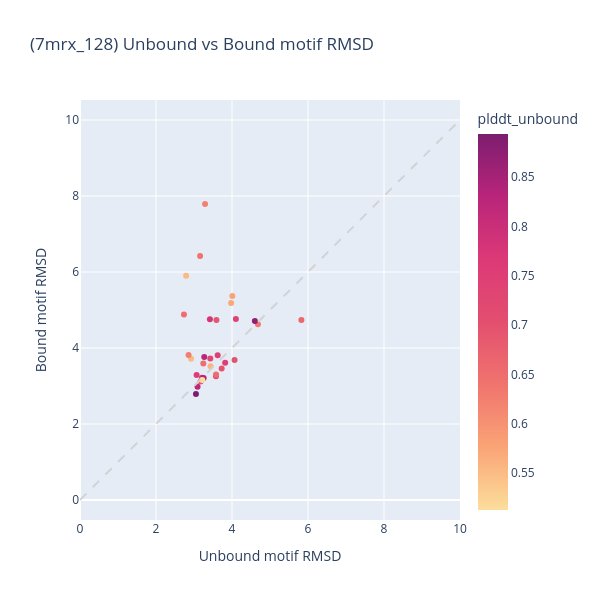
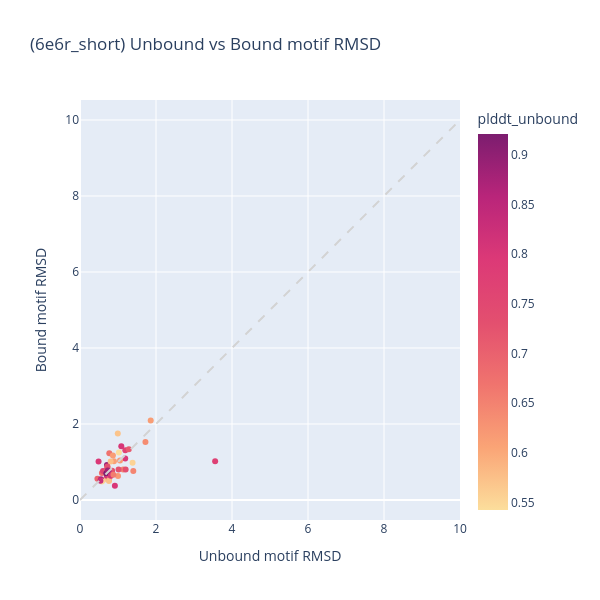
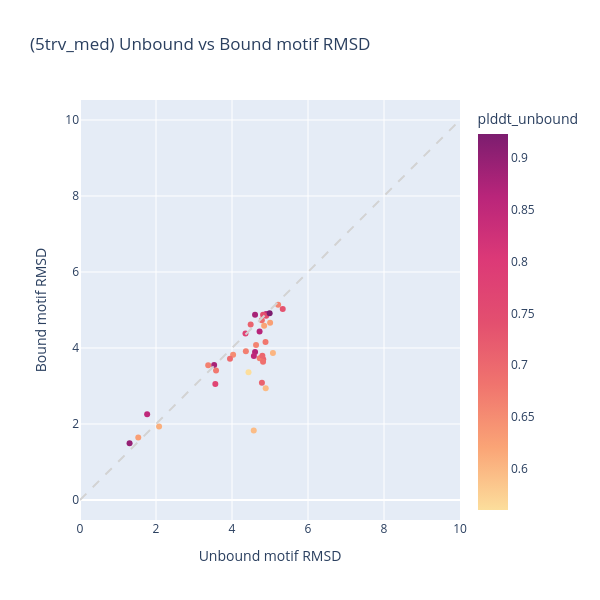
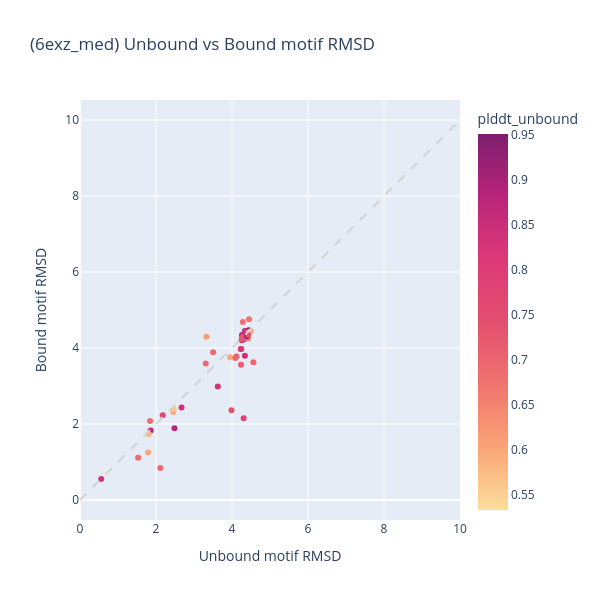

Notebook cell for these charts, in order:
### Markdown cell above
### plot all

### Code cell
for motif in os.listdir(out_dir):
    motif_out_dir = os.path.join(out_dir,motif)
    motif_pdb = f"/data/cb/mihirb14/projects/BoltzDesign1/motifs/{motif}.pdb"
    full, agg = motif_results(motif_out_dir, motif_pdb)
    
    plot_scatter_motifrmsd(agg, motif).show()

### Figure 1 — Plotly figure (JSON) as saved in the notebook; plotly's stock layout.template omitted (floating-point values rounded to 4 significant figures)
{"data": [{"error_x": {"color": "gray", "thickness": 1}, "error_y": {"color": "gray", "thickness": 1}, "hovertemplate": "<b>%{hovertext}</b><br><br>Unbound motif RMSD=%{x}<br>Bound motif RMSD=%{y}<br>plddt_unbound=%{marker.color}<extra></extra>", "hovertext": ["design0", "design1", "design10", "design11", "design12", "design13", "design14", "design15", "design16", "design17", "design18", "design19", "design2", "design20", "design21", "design22", "design23", "design24", "design25", "design26", "design27", "design28", "design29", "design3", "design30", "design4", "design5", "design6", "design7", "design8", "design9"], "legendgroup": "", "marker": {"color": [0.6227, 0.7586, 0.6907, 0.6328, 0.7264, 0.697, 0.8731, 0.7088, 0.7501, 0.8253, 0.7373, 0.5769, 0.693, 0.8035, 0.6419, 0.5721, 0.553, 0.8328, 0.8937, 0.5589, 0.6478, 0.5128, 0.6492, 0.5524, 0.7527, 0.6963, 0.8258, 0.6262, 0.6493, 0.7774, 0.6635], "coloraxis": "coloraxis", "symbol": "circle"}, "mode": "markers", "name": "", "orientation": "v", "showlegend": false, "type": "scatter", "x": [3.291, 3.068, 3.173, 4.683, 3.429, 3.728, 4.601, 3.578, 3.623, 3.094, 4.102, 4.01, 3.591, 3.212, 3.16, 3.976, 2.792, 3.254, 3.051, 3.436, 3.245, 3.218, 2.736, 2.922, 3.82, 4.068, 3.269, 2.857, 3.581, 3.419, 5.827], "xaxis": "x", "y": [7.79, 3.287, 3.116, 4.622, 3.722, 3.461, 4.709, 3.254, 3.811, 2.979, 4.762, 5.369, 4.735, 3.215, 6.419, 5.182, 5.902, 3.212, 2.787, 3.52, 3.592, 3.155, 4.881, 3.714, 3.611, 3.682, 3.764, 3.814, 3.303, 4.756, 4.739], "yaxis": "y"}], "layout": {"coloraxis": {"colorbar": {"title": {"text": "plddt_unbound"}}, "colorscale": [[0, "rgb(252, 222, 156)"], [0.1667, "rgb(250, 164, 118)"], [0.3333, "rgb(240, 116, 110)"], [0.5, "rgb(227, 79, 111)"], [0.6667, "rgb(220, 57, 119)"], [0.8333, "rgb(185, 37, 122)"], [1, "rgb(124, 29, 111)"]]}, "height": 600, "legend": {"tracegroupgap": 0}, "shapes": [{"line": {"color": "lightgray", "dash": "dash"}, "type": "line", "x0": 0, "x1": 50, "y0": 0, "y1": 50}], "title": {"text": "(7mrx_128) Unbound vs Bound motif RMSD"}, "width": 600, "xaxis": {"anchor": "y", "domain": [0, 1], "range": [0, 10], "title": {"text": "Unbound motif RMSD"}}, "yaxis": {"anchor": "x", "domain": [0, 1], "range": [0, 10], "scaleanchor": "x", "title": {"text": "Bound motif RMSD"}}}}

### Figure 2 — Plotly figure (JSON) as saved in the notebook; plotly's stock layout.template omitted (floating-point values rounded to 4 significant figures)
{"data": [{"error_x": {"color": "gray", "thickness": 1}, "error_y": {"color": "gray", "thickness": 1}, "hovertemplate": "<b>%{hovertext}</b><br><br>Unbound motif RMSD=%{x}<br>Bound motif RMSD=%{y}<br>plddt_unbound=%{marker.color}<extra></extra>", "hovertext": ["design0", "design1", "design10", "design11", "design12", "design13", "design14", "design15", "design16", "design17", "design18", "design19", "design2", "design20", "design21", "design22", "design23", "design24", "design25", "design26", "design27", "design28", "design29", "design3", "design30", "design31", "design32", "design33", "design34", "design35", "design36", "design37", "design38", "design39", "design4", "design40", "design41", "design42", "design43", "design44", "design45", "design46", "design47", "design5", "design6", "design7", "design8", "design9"], "legendgroup": "", "marker": {"color": [0.7682, 0.7956, 0.7989, 0.8911, 0.5539, 0.6911, 0.8542, 0.7988, 0.6784, 0.6466, 0.5706, 0.621, 0.8656, 0.7732, 0.8033, 0.7739, 0.6711, 0.7314, 0.8168, 0.8, 0.7559, 0.7186, 0.6114, 0.618, 0.5741, 0.8558, 0.7772, 0.6397, 0.7321, 0.7088, 0.7113, 0.5486, 0.5423, 0.7328, 0.6458, 0.7269, 0.6876, 0.5757, 0.921, 0.807, 0.8855, 0.8289, 0.6144, 0.6152, 0.571, 0.6204, 0.6572, 0.6363], "coloraxis": "coloraxis", "symbol": "circle"}, "mode": "markers", "name": "", "orientation": "v", "showlegend": false, "type": "scatter", "x": [1.193, 0.7476, 1.19, 0.7102, 1.384, 0.4584, 0.6973, 0.4883, 0.5766, 1.137, 0.6107, 1.053, 0.5518, 0.6055, 1.087, 3.557, 0.7709, 0.8457, 0.7059, 0.918, 0.7908, 0.7987, 0.8932, 0.7653, 0.762, 0.7505, 0.7267, 0.7229, 0.7217, 0.6949, 1.284, 0.5761, 1.023, 1.2, 1.403, 1.014, 0.7282, 0.8065, 0.6932, 0.8113, 0.7311, 0.5375, 0.8662, 1.861, 0.9946, 1.001, 0.8787, 1.722], "xaxis": "x", "y": [1.309, 0.6076, 1.095, 0.9202, 0.9817, 0.5571, 0.7887, 1.011, 0.7102, 0.8056, 0.5274, 1.039, 0.5461, 0.7634, 1.417, 1.021, 1.228, 0.7728, 0.6405, 0.3739, 0.6348, 0.742, 1.018, 0.5238, 0.4986, 0.7557, 0.6787, 0.8618, 0.8842, 0.7556, 1.338, 0.4854, 1.253, 0.8046, 0.7616, 0.8024, 0.6957, 1.014, 0.701, 0.6398, 0.7754, 0.5077, 1.174, 2.095, 1.753, 0.6342, 0.6644, 1.524], "yaxis": "y"}], "layout": {"coloraxis": {"colorbar": {"title": {"text": "plddt_unbound"}}, "colorscale": [[0, "rgb(252, 222, 156)"], [0.1667, "rgb(250, 164, 118)"], [0.3333, "rgb(240, 116, 110)"], [0.5, "rgb(227, 79, 111)"], [0.6667, "rgb(220, 57, 119)"], [0.8333, "rgb(185, 37, 122)"], [1, "rgb(124, 29, 111)"]]}, "height": 600, "legend": {"tracegroupgap": 0}, "shapes": [{"line": {"color": "lightgray", "dash": "dash"}, "type": "line", "x0": 0, "x1": 50, "y0": 0, "y1": 50}], "title": {"text": "(6e6r_short) Unbound vs Bound motif RMSD"}, "width": 600, "xaxis": {"anchor": "y", "domain": [0, 1], "range": [0, 10], "title": {"text": "Unbound motif RMSD"}}, "yaxis": {"anchor": "x", "domain": [0, 1], "range": [0, 10], "scaleanchor": "x", "title": {"text": "Bound motif RMSD"}}}}

### Figure 3 — Plotly figure (JSON) as saved in the notebook; plotly's stock layout.template omitted (floating-point values rounded to 4 significant figures)
{"data": [{"error_x": {"color": "gray", "thickness": 1}, "error_y": {"color": "gray", "thickness": 1}, "hovertemplate": "<b>%{hovertext}</b><br><br>Unbound motif RMSD=%{x}<br>Bound motif RMSD=%{y}<br>plddt_unbound=%{marker.color}<extra></extra>", "hovertext": ["design0", "design1", "design10", "design11", "design12", "design13", "design14", "design15", "design16", "design17", "design18", "design19", "design2", "design20", "design21", "design22", "design23", "design24", "design25", "design26", "design27", "design28", "design29", "design3", "design30", "design31", "design32", "design33", "design34", "design35", "design36", "design4", "design5", "design6", "design7", "design8", "design9"], "legendgroup": "", "marker": {"color": [0.7113, 0.6945, 0.6275, 0.8559, 0.8644, 0.8678, 0.6687, 0.5962, 0.8783, 0.7694, 0.6767, 0.8532, 0.7354, 0.6778, 0.7427, 0.7115, 0.7776, 0.651, 0.6027, 0.5957, 0.7422, 0.6224, 0.609, 0.6677, 0.688, 0.8981, 0.6605, 0.8538, 0.6594, 0.9234, 0.7047, 0.6653, 0.5602, 0.8803, 0.6262, 0.7108, 0.6961], "coloraxis": "coloraxis", "symbol": "circle"}, "mode": "markers", "name": "", "orientation": "v", "showlegend": false, "type": "scatter", "x": [4.821, 4.785, 1.533, 4.898, 4.726, 4.607, 4.729, 4.887, 3.53, 3.561, 3.58, 1.767, 5.335, 4.882, 4.818, 4.787, 4.355, 4.029, 5.077, 4.572, 4.899, 4.846, 2.081, 4.365, 4.817, 1.305, 4.633, 4.575, 5.214, 4.991, 4.799, 3.374, 4.435, 4.607, 5.003, 4.491, 3.947], "xaxis": "x", "y": [3.706, 4.732, 1.645, 4.891, 4.431, 3.892, 3.732, 2.938, 3.555, 3.056, 3.406, 2.258, 5.029, 4.159, 4.874, 3.085, 4.382, 3.822, 3.868, 1.828, 4.85, 4.584, 1.932, 3.917, 3.636, 1.493, 4.078, 3.79, 5.137, 4.918, 3.794, 3.544, 3.36, 4.874, 4.665, 4.62, 3.715], "yaxis": "y"}], "layout": {"coloraxis": {"colorbar": {"title": {"text": "plddt_unbound"}}, "colorscale": [[0, "rgb(252, 222, 156)"], [0.1667, "rgb(250, 164, 118)"], [0.3333, "rgb(240, 116, 110)"], [0.5, "rgb(227, 79, 111)"], [0.6667, "rgb(220, 57, 119)"], [0.8333, "rgb(185, 37, 122)"], [1, "rgb(124, 29, 111)"]]}, "height": 600, "legend": {"tracegroupgap": 0}, "shapes": [{"line": {"color": "lightgray", "dash": "dash"}, "type": "line", "x0": 0, "x1": 50, "y0": 0, "y1": 50}], "title": {"text": "(5trv_med) Unbound vs Bound motif RMSD"}, "width": 600, "xaxis": {"anchor": "y", "domain": [0, 1], "range": [0, 10], "title": {"text": "Unbound motif RMSD"}}, "yaxis": {"anchor": "x", "domain": [0, 1], "range": [0, 10], "scaleanchor": "x", "title": {"text": "Bound motif RMSD"}}}}

### Figure 4 — Plotly figure (JSON) as saved in the notebook; plotly's stock layout.template omitted (floating-point values rounded to 4 significant figures)
{"data": [{"error_x": {"color": "gray", "thickness": 1}, "error_y": {"color": "gray", "thickness": 1}, "hovertemplate": "<b>%{hovertext}</b><br><br>Unbound motif RMSD=%{x}<br>Bound motif RMSD=%{y}<br>plddt_unbound=%{marker.color}<extra></extra>", "hovertext": ["design0", "design1", "design10", "design11", "design12", "design13", "design14", "design15", "design16", "design17", "design18", "design19", "design2", "design20", "design21", "design22", "design23", "design24", "design25", "design26", "design27", "design28", "design29", "design3", "design30", "design31", "design32", "design33", "design34", "design35", "design36", "design37", "design38", "design39", "design4", "design40", "design41", "design42", "design43", "design44", "design45", "design46", "design47", "design5", "design6", "design7", "design8", "design9"], "legendgroup": "", "marker": {"color": [0.5987, 0.7503, 0.5967, 0.7713, 0.7837, 0.8603, 0.7307, 0.8271, 0.6502, 0.6941, 0.8461, 0.8436, 0.951, 0.8327, 0.6953, 0.8558, 0.6805, 0.6937, 0.8295, 0.6483, 0.7133, 0.9036, 0.6929, 0.8625, 0.6126, 0.7466, 0.842, 0.8769, 0.7164, 0.6716, 0.7265, 0.8716, 0.7347, 0.6864, 0.8891, 0.8152, 0.6017, 0.5781, 0.6833, 0.7762, 0.7389, 0.6976, 0.6908, 0.5611, 0.7159, 0.8385, 0.5333, 0.7392], "coloraxis": "coloraxis", "symbol": "circle"}, "mode": "markers", "name": "", "orientation": "v", "showlegend": false, "type": "scatter", "x": [2.453, 4.302, 3.947, 2.176, 4.307, 4.255, 4.268, 0.5571, 4.316, 3.309, 4.394, 2.674, 4.437, 3.627, 4.563, 4.34, 4.286, 3.504, 4.394, 4.421, 4.362, 4.264, 2.114, 4.338, 3.328, 4.377, 4.306, 2.486, 4.119, 4.449, 4.269, 1.86, 4.244, 1.844, 4.391, 4.23, 1.79, 1.808, 4.479, 4.306, 3.987, 4.088, 1.53, 2.468, 4.237, 4.34, 4.458, 4.434], "xaxis": "x", "y": [2.315, 4.224, 3.756, 2.228, 4.229, 4.207, 4.233, 0.5498, 4.36, 3.594, 4.393, 2.437, 4.467, 2.985, 3.622, 4.449, 4.687, 3.885, 4.309, 4.252, 4.4, 4.344, 0.841, 4.379, 4.295, 4.37, 4.346, 1.889, 3.774, 4.754, 4.277, 1.832, 3.974, 2.081, 4.306, 3.971, 1.249, 1.728, 4.439, 2.153, 2.36, 3.74, 1.109, 2.39, 3.557, 3.797, 4.405, 4.35], "yaxis": "y"}], "layout": {"coloraxis": {"colorbar": {"title": {"text": "plddt_unbound"}}, "colorscale": [[0, "rgb(252, 222, 156)"], [0.1667, "rgb(250, 164, 118)"], [0.3333, "rgb(240, 116, 110)"], [0.5, "rgb(227, 79, 111)"], [0.6667, "rgb(220, 57, 119)"], [0.8333, "rgb(185, 37, 122)"], [1, "rgb(124, 29, 111)"]]}, "height": 600, "legend": {"tracegroupgap": 0}, "shapes": [{"line": {"color": "lightgray", "dash": "dash"}, "type": "line", "x0": 0, "x1": 50, "y0": 0, "y1": 50}], "title": {"text": "(6exz_med) Unbound vs Bound motif RMSD"}, "width": 600, "xaxis": {"anchor": "y", "domain": [0, 1], "range": [0, 10], "title": {"text": "Unbound motif RMSD"}}, "yaxis": {"anchor": "x", "domain": [0, 1], "range": [0, 10], "scaleanchor": "x", "title": {"text": "Bound motif RMSD"}}}}
